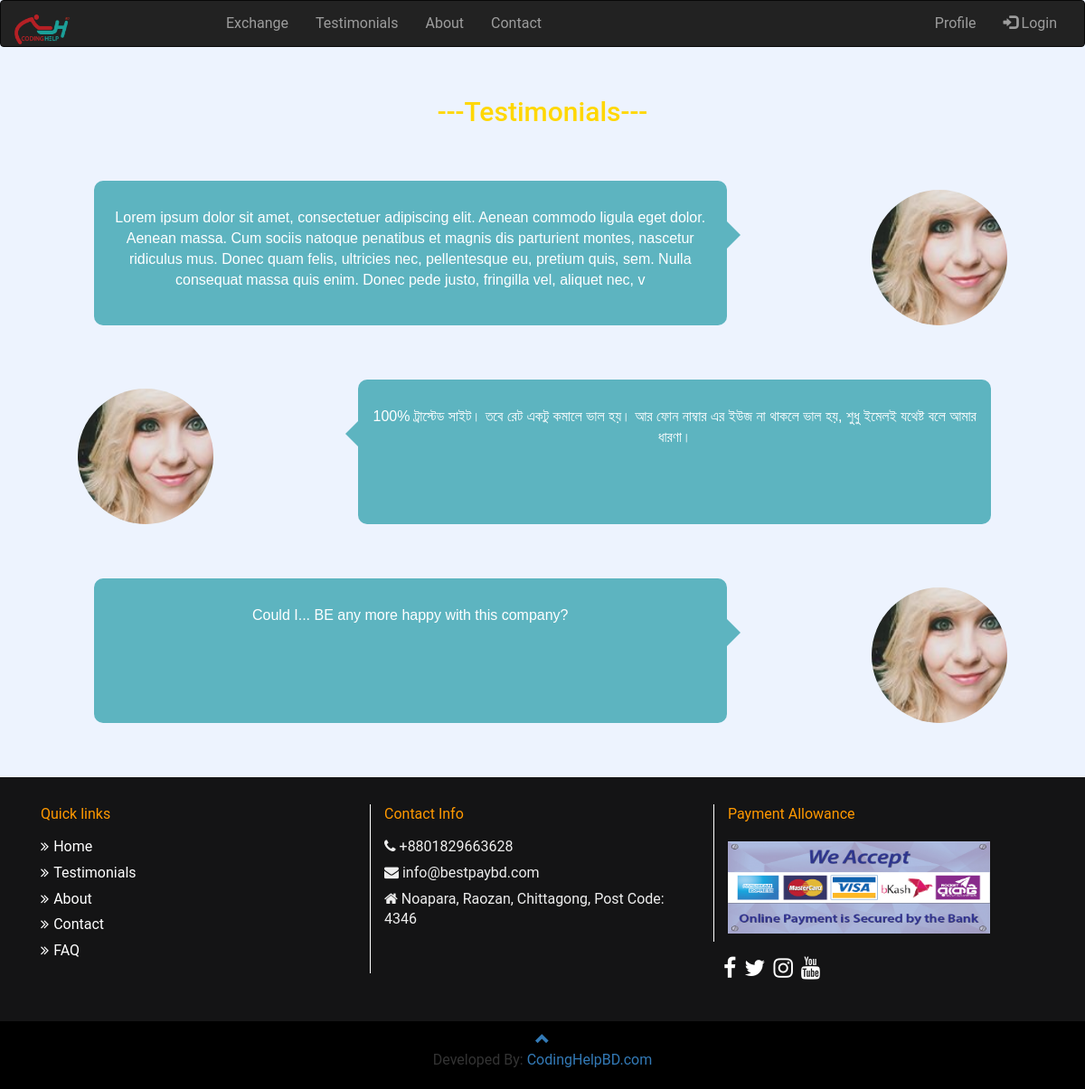
Screenshot of /testimonials.php with the database file from the repository.
### tables this page shows
CREATE TABLE IF NOT EXISTS `tbtestimonial` (
  `autoId` int(11) NOT NULL AUTO_INCREMENT,
  `userId` int(11) NOT NULL,
  `comment` varchar(350) NOT NULL,
  `image` varchar(50) NOT NULL,
  PRIMARY KEY (`autoId`)
);

CREATE TABLE IF NOT EXISTS `tbcompanyinfo` (
  `autoId` int(11) NOT NULL AUTO_INCREMENT,
  `companyName` varchar(150) NOT NULL DEFAULT '',
  `email` varchar(150) NOT NULL DEFAULT '',
  `mobile` varchar(150) NOT NULL DEFAULT '',
  `officeAddress` varchar(150) NOT NULL DEFAULT '',
  PRIMARY KEY (`autoId`)
);

CREATE TABLE IF NOT EXISTS `tbsocialinfo` (
  `autoId` int(11) NOT NULL AUTO_INCREMENT,
  `youtube` varchar(150) DEFAULT NULL,
  `facebook` varchar(150) DEFAULT NULL,
  `twiter` varchar(150) DEFAULT NULL,
  `instagram` varchar(150) DEFAULT NULL,
  PRIMARY KEY (`autoId`)
);

### lib/Database.php (called while the page is built, shortened)
<?php
class Database{
	public $host   = DB_HOST;
	public $user   = DB_USER;
	public $pass   = DB_PASS;
	public $dbname = DB_NAME;
	public $link;
	private function connecDB()
	{
		$this->link = new mysqli($this->host, $this->user, $this->pass, $this->dbname);
        mysqli_query($this->link,"SET CHARACTER SET utf8");
        mysqli_query($this->link,"SET SESSION collation_connection ='utf8_general_ci'");
	}
	public function select($query)
	{
		$result = $this->link->query($query) or die ($this->link->error.__LINE__);
		if($result->num_rows > 0){
			return $result;
		}
		else{
			return false;
		}
	}
}
?>

### testimonials.php (the view)
<?php include 'inc/header.php';?>
	<section id="testimonial">
   		<div class="container slide">
            <div class="row text-center">
                <h2 class="ion-minus"><span>---Testimonials---</span></h2>
            </div>
            <?php
            $query="select autoId,userId,comment,image from tbTestimonial";
            $selectData=$db->select($query);
            if($selectData)
            {
                $i=0;   $txtRight;  $commentBox;
                while($result=$selectData->fetch_assoc())
                {
                    if($i%2==0) { $txtRight="text-right";$commentBox="comment-box"; }
                    else{ $txtRight="";$commentBox="comment-box2"; }
            ?>
            <div class="row">
                <?php
                    if($i%2==0)
                    {
                ?>
                        <div class="testimonial-part">
                           <div class="col-lg-9 col-md-9 col-sm-8 col-xs-12 <?php echo $txtRight; ?>">
                             <div class="<?php echo $commentBox; ?>">
                                   <p><?php echo $result['comment'];?></p>
                             </div>
                          </div>
                          <div class="col-lg-3 col-md-3 col-sm-4 col-xs-12  <?php echo $txtRight; ?>">
                                 <img class="img-circle" src="assets/images/female.jpg" style="width: 150px;height:150px;">
                          </div>
                        </div>
                <?php }
                    else{
                ?>
                        <div class="testimonial-part">
                          <div class="col-lg-3 col-md-3 col-sm-4 col-xs-12  <?php echo $txtRight; ?>">
                                 <img class="img-circle" src="assets/images/female.jpg" style="width: 150px;height:150px;">
                          </div>
                           <div class="col-lg-9 col-md-9 col-sm-8 col-xs-12 <?php echo $txtRight; ?>">
                             <div class="<?php echo $commentBox; ?>">
                                   <p><?php echo $result['comment'];?></p>
                             </div>
                          </div>
                        </div>
                <?php }
                ?>
             </div>
             <?php
				$i++;
                }
            }
			?>
    </div>
</section>
<?php include 'inc/footer.php';?>

### inc/header.php (shortened to what this page needs)
<?php include 'lib/Database.php';?>
<?php
	$db = new Database();
?>
<!DOCTYPE html>
<html lang="en">
	<head>
	  <link rel="stylesheet" href="assets/bootstrap3.3.7/css/bootstrap.min.css">
	  <link rel="stylesheet" href="assets/bootstrap3.3.7/css/style.css">
	  <link href="assets/font-awesome-4.7.0/css/font-awesome.css" rel="stylesheet">
	</head>
	<body id="myPage" data-spy="scroll" data-target=".navbar" data-offset="60">
	<nav class="navbar navbar-inverse" id="navFix">
      <div class="container-fluid">
        <div class="navbar-header">
          <a class="navbar-brand" href="index.php">
          	<img class="img-responsive" src="assets/images/logo.png" style="width:30%;" alt="Logo" >
          </a>
        </div>
        <div class="collapse navbar-collapse" id="myNavbar">
          <ul class="nav navbar-nav">
            <li><a href="index.php">Exchange</a></li>
			<li><a href="testimonials.php">Testimonials</a></li>
            <li><a href="about.php">About</a></li>
            <li><a href="contact.php">Contact</a></li>
          </ul>
          <ul class="nav navbar-nav navbar-right">
            <li><a href="profile.php">Profile</a></li>
            <li><a href="loginAndRegister.php"><span class="glyphicon glyphicon-log-in"></span> Login</a></li>
          </ul>
        </div>
      </div>
    </nav>

### inc/footer.php (shortened to what this page needs)
		<div class="clear"></div>
		<section id="footer">
		<div class="container-fluid">
			<div class="row">
			<div class="container">
				<div class="col-xs-12 col-sm-12 col-md-4 col-lg-4 footerRightBorder">
					<p class="headerText">Quick links</p>
					<ul class="list-unstyled quick-links">
						<li><a href="index.php"><i class="fa fa-angle-double-right"></i>Home</a></li>
						<li><a href="testimonials.php"><i class="fa fa-angle-double-right"></i>Testimonials</a></li>
						<li><a href="about.php"><i class="fa fa-angle-double-right"></i>About</a></li>
						<li><a href="contact.php"><i class="fa fa-angle-double-right"></i>Contact</a></li>
						<li><a href="faq.php"><i class="fa fa-angle-double-right"></i>FAQ</a></li>
					</ul>
				</div>
				<div class="col-xs-12 col-sm-12 col-md-4 col-lg-4 footerRightBorder">
					<p class="headerText">Contact Info</p>
					<ul class="list-unstyled quick-links" style="color: #eeeeee;">
					<?php
						$query="select companyName,email,mobile,officeAddress from tbCompanyInfo";
						$selectData=$db->select($query);
						if($selectData)
						{
							while($result=$selectData->fetch_assoc())
							{
						?>
							<li><i class="fa fa-phone"></i> <?php echo $result['mobile']; ?></li>
							<li><i class="fa fa-envelope"></i> <?php echo $result['email']; ?></li>
							<li><i class="fa fa-home"></i> <?php echo $result['officeAddress']; ?></li>
					   <?php
						}
						}
					?>
					</ul>
				</div>
				<div class="col-xs-12 col-sm-12 col-md-4 col-lg-4">
					<p class="headerText">Payment Allowance</p>
					<img style="height:110px; width:290px;padding-top:8px;padding-right3px;" src="assets/images/cardpay.jpg" alt="Payment">
					<br>
					<br>
					<?php
						$query="select youtube,facebook,twiter,instagram from tbSocialInfo";
						$selectData=$db->select($query);
						if($selectData)
						{
							while($result=$selectData->fetch_assoc())
							{
						?>
						<ul class="list-unstyled list-inline social">
							<li class="list-inline-item"><a href="<?php echo $result['facebook']; ?>" target="_blank"><i class="fa fa-facebook"></i></a></li>
							<li class="list-inline-item"><a href="<?php echo $result['twiter']; ?>" target="_blank"><i class="fa fa-twitter"></i></a></li>
							<li class="list-inline-item"><a href="<?php echo $result['instagram']; ?>" target="_blank"><i class="fa fa-instagram"></i></a></li>
							<li class="list-inline-item"><a href="<?php echo $result['youtube']; ?>" target="_blank"><i class="fa fa-youtube"></i></a></li>
						</ul>
					<?php
						}
						}
					?>
				</div>
				</div>
			</div>
		</div>
		</section>
		<footer class="container-fluid text-center">
	  		<a href="#myPage" title="To Top">
				<span class="glyphicon glyphicon-chevron-up"></span>
			</a>
		  	<p>Developed By: <a href="http://www.codinghelpbd.com">CodingHelpBD.com</a></p>
		</footer>
	</body>
</html>

### rows the page displays
tbtestimonial: comment "Lorem ipsum dolor sit amet, consectetuer adipiscing elit. Aenean commodo ligula eget dolor. Aenean massa. Cum sociis natoque penatibus et magnis dis parturient montes, nascetur ridiculus mus. Donec quam felis, ultricies nec, pellentesque eu, pretium quis, sem. Nulla consequat massa quis enim. Donec pede justo, fringilla vel, aliquet nec, v"
tbtestimonial: comment "100% ট্রাস্টেড সাইট। তবে রেট একটু কমালে ভাল হয়। আর ফোন নাম্বার এর ইউজ না থাকলে ভাল হয়, শুধু ইমেলই যথেষ্ট বলে আমার ধারণা।"
tbtestimonial: comment "Could I... BE any more happy with this company?"
tbcompanyinfo: mobile "+8801829663628", email "info@bestpaybd.com", officeAddress "Noapara, Raozan, Chittagong, Post Code: 4346"
